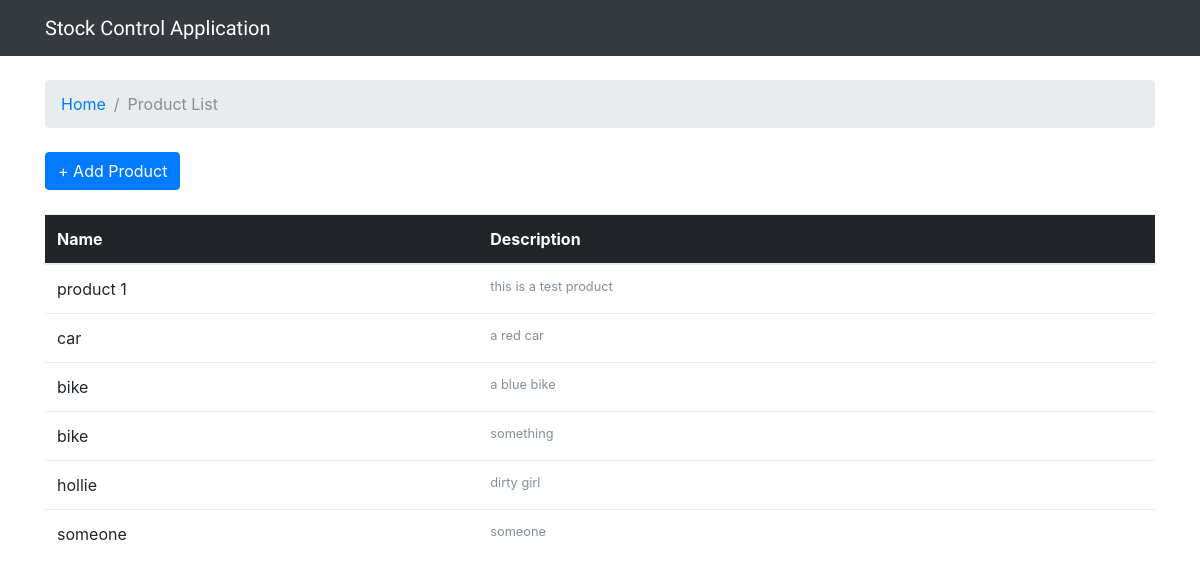
Page /list on the earlier database version.
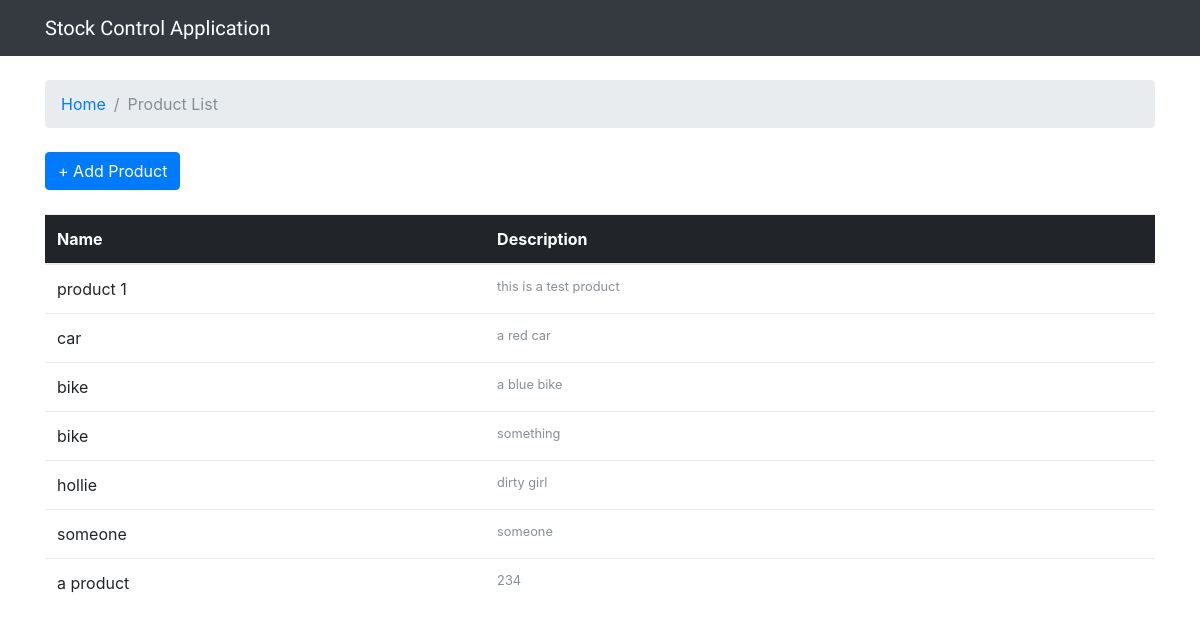
Same page on the later database version.
### stockcontrol/models.py (models this page shows, shortened)
class Product(models.Model):
    name = models.CharField(max_length=30)
    description = models.CharField(max_length=100)
    SKU = models.CharField(max_length=10, unique='true')

### stockcontrol/views.py (the view)
# urls.py: url(r'^list', views.product_list, name='product_list'),
def product_list(request):
    products = Product.objects.all()
    return render(request, 'product_list.html', {'products': products})

### templates/product_list.html
{% extends 'base.html' %}
{% block breadcrumb %}
  <li class="breadcrumb-item"><a href="{% url 'home' %}">Home</a></li>
  <li class="breadcrumb-item active">Product List</li>
{% endblock %}
{% block content %}
  <div class="mb-4">
    <a href="{% url 'new_product' %}" class="btn btn-primary">+ Add Product</a>
  </div>
  <table class="table">
    <thead class="thead-inverse">
      <tr>
        <th>Name</th>
        <th>Description</th>
      </tr>
    </thead>
    <tbody>
      {% for product in products %}
        <tr>
          <td>
            {{ product.name }}
          </td>
          <td>
              <small class="text-muted d-block">{{ product.description }}</small>
          </td>
        </tr>
      {% endfor %}
    </tbody>
  </table>
{% endblock %}

Differences in the rows shown:
added Product: name "a product", description "234"
